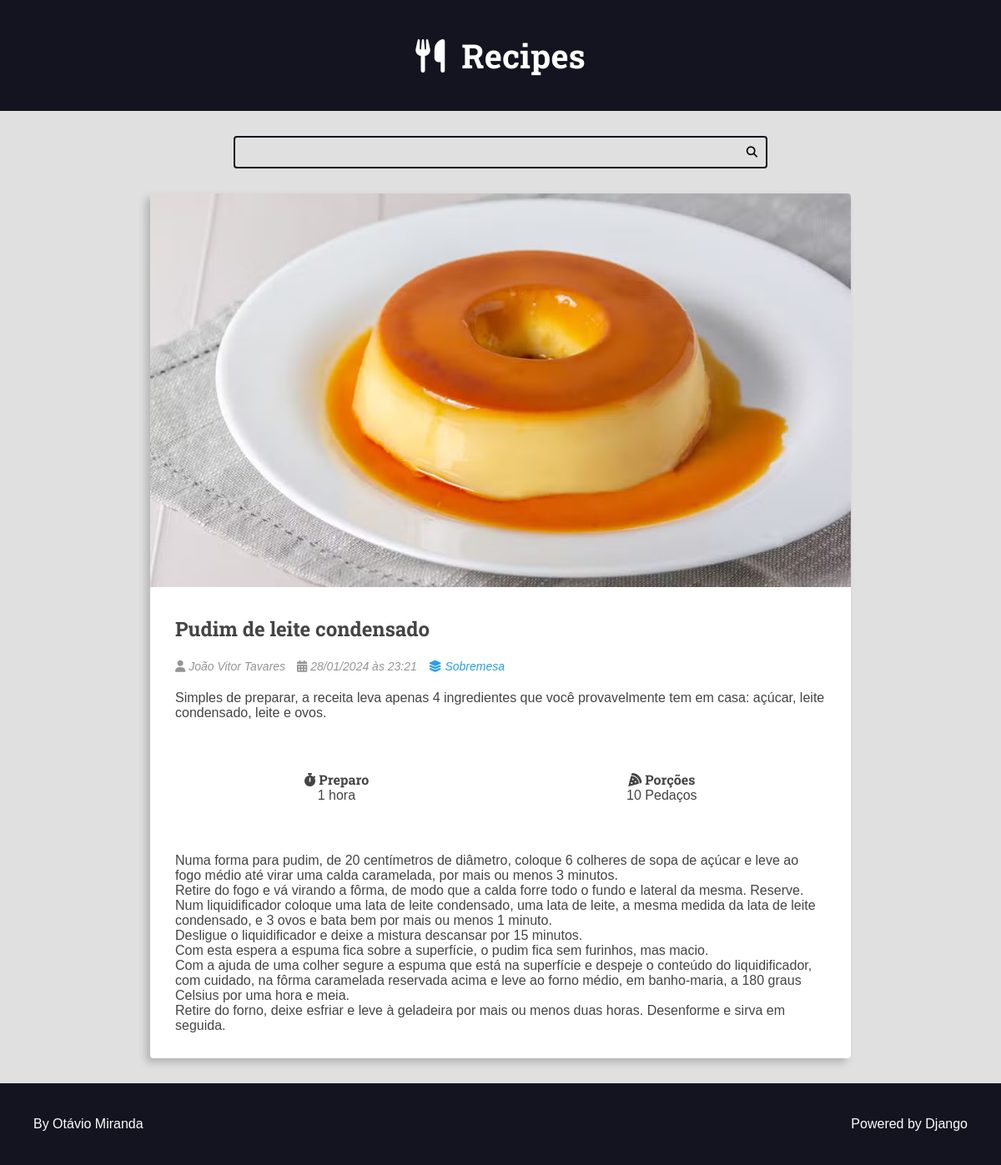
Page /recipes/1/ on the committed database.
### recipes/models.py (models this page shows, shortened)
class Recipe(models.Model):
    title = models.CharField(max_length=65)
    description = models.CharField(max_length=165)
    slug = models.SlugField(unique=True)
    preparation_time = models.IntegerField()
    preparation_time_unit = models.CharField(max_length=65)
    servings = models.IntegerField()
    servings_unit = models.CharField(max_length=65)
    preparation_steps = models.TextField()
    preparation_steps_is_html = models.BooleanField(default=False)
    created_at = models.DateTimeField(auto_now_add=True)
    updated_at = models.DateTimeField(auto_now=True)
    is_published = models.BooleanField(default=False)
    cover = models.ImageField(upload_to='recipes/covers/%Y/%m/%d/', blank=True, default='')
    category = models.ForeignKey(Category, on_delete=models.SET_NULL, null=True, blank=True, default=None)
    author = models.ForeignKey(User, on_delete=models.SET_NULL, null=True)

class Category(models.Model):
    name = models.CharField(max_length=65)

### recipes/views.py (the view)
# urls.py: path('', include('recipes.urls')),
def recipes(request, id):
    recipe = get_object_or_404(Recipe, id=id, is_published=True)
    return render(request, 'recipes/pages/recipe-view.html', context={
        'recipe': recipe,
        'is_datail_page':True,
    })

### recipes/templates/recipes/pages/recipe-view.html (shortened to what this page needs)
{% extends "global/base.html" %}
{% block content %}
<div class="main-content main-content-detail container">
    {% include "recipes/partials/recipe.html" %}
</div>
{% endblock content %}

### recipes/templates/recipes/partials/recipe.html (shortened to what this page needs)
<div class="recipe-list-item">
    <div class="recipe recipe-cover">
        {% if is_datail_page is not True %}
        <a href="{% url "recipes:recipe"  recipe.id %}">
            <img src="{{ recipe.cover.url }}" alt="temporario">
        </a>
        {% else %}
            <img src="{{ recipe.cover.url }}" alt="temporario">
        {% endif %}
        <div class="recipe-title-container">
            <h2 class="recipe-title">
                {% if is_datail_page is not True %}
                <a href="{% url "recipes:recipe"  recipe.id %}">
                    {{ recipe.title }}
                </a>
                {% else %}
                    {{ recipe.title }}
                {% endif %}
            </h2>
        </div>
        <div class="recipe-author">
            <span class="recipe-author-item">
                <i class="fas fa-user"></i>
                {% if recipe.author.first_name %}
                    {{recipe.author.first_name}} {{recipe.author.last_name}}
                {% else %}
                    {{recipe.author.username}}
                {% endif %}
            </span>
            <span class="recipe-author-item">
                <i class="fas fa-calendar-alt"></i>
                {{recipe.created_at|date:"d/m/Y"}} às {{recipe.created_at|date:"H:i"}}
            </span>
            {% if recipe.category is not None %}
            <span class="recipe-author-item">
                <a href="{% url "recipes:category" recipe.category.id %}">
                    <i class="fas fa-layer-group"></i>
                    <span>{{recipe.category.name}}</span>
                </a>
            </span>
            {% endif %}
        </div>
        <div class="recipe-content">
            <p>{{recipe.description}}</p>
        </div>
        <div class="recipe-meta-container">
            <div class="recipe-meta recipe-preparation">
                <h3 class="recipe-meta-title"><i class="fas fa-stopwatch"></i> Preparo</h3>
                <div class="recipe-meta-text">
                    {{recipe.preparation_time}} {{recipe.preparation_time_unit}}
                </div>
            </div>
            <div class="recipe-meta recipe-servings">
                <h3 class="recipe-meta-title"><i class="fas fa-pizza-slice"></i> Porções</h3>
                <div class="recipe-meta-text">
                    {{recipe.servings}} {{recipe.servings_unit}}
                </div>
            </div>
        </div>
        {% if is_datail_page is True %}
            <div class="preparation-steps">
                {% if recipe.preparation_steps_is_html is not True %}
                        {{ recipe.preparation_steps|linebreaksbr }}
                    {% else %}
                        {{ recipe.preparation_steps|safe }}
                {% endif %}
            </div>
        {% endif %}
    </div>
</div>

### recipes/static/recipes/css/styles.css (style rules this page uses)
:root { --color-primary: #269fe6; --color-primary-hover: #2086c2; --color-primary-dark: #13141f; --color-primary-dark-hover: #212336; --color-primary-light: #d4ecfa; --color-primary-light-hover: #bdd8e7; --color-white: #fff; --color-black: #000; --color-dark-text: #444; --color-info-light: #cce5ff; --color-debug-light: #cce5ff; --color-success-light: #d4edda; --color-alert-light: #fff3cd; --color-warning-light: #fff3cd; --color-error-light: #f8d7da; --color-info-dark: #4d86c4; --color-debug-dark: #4d86c4; --color-success-dark: #4a9c5d; --color-alert-dark: #927f40; --color-warning-dark: #927f40; --color-error-dark: #da525d; --color-gray-0: #f9f9f9; --color-gray-1: #e0e0e0; --color-gray-2: #c7c7c7; --color-gray-3: #aeaeae; --color-gray-4: #959595; --color-gray-5: #7d7d7d; --color-gray-6: #646464; --color-gray-7: #4b4b4b; --color-gray-8: #323232; --color-gray-9: #191919; --font-primary: sans-serif; --font-headings: 'Roboto Slab', serif; --spacing-gutter-medium: 3rem; --spacing-gutter-large: 4rem; }
* { padding: 0; margin: 0; box-sizing: border-box; }
html { font-size: 62.5%; }
body { font-size: 1.6rem; font-family: var(--font-primary); background: var(--color-gray-1); color: var(--color-dark-text); }
h1, h2, h3, h4, h5, h6 { font-family: var(--font-headings); }
.container { max-width: 144rem; margin: 0 auto; padding: var(--spacing-gutter-medium); }
.main-content { padding-top: 0; }
.recipe { background: var(--color-white); box-shadow: -5px 5px 10px rgba(0, 0, 0, 0.2); transform: scale(1); transition: all 300ms ease-in-out; border-radius: 0.4rem; overflow: hidden; }
.recipe img { max-width: 100%; }
.recipe-list-item { max-width: 64rem; height: fit-content; }
.recipe-title-container { padding: var(--spacing-gutter-medium); padding-bottom: 2rem; }
.recipe-author { padding: 0 var(--spacing-gutter-medium); }
.recipe-content { padding: var(--spacing-gutter-medium); padding-top: 2rem; }
.recipe-author-item { color: var(--color-gray-4); margin-right: 1rem; font-style: italic; font-size: 1.4rem; }
.recipe-author a { color: var(--color-primary); transition: all 300ms ease-in-out; text-decoration: none; }
.recipe-meta-container { display: flex; flex-flow: row wrap; padding: var(--spacing-gutter-medium); }
.recipe-meta { display: flex; flex-flow: column nowrap; flex-shrink: 1; flex-grow: 1; text-align: center; }
.recipe-meta-title { font-size: 1.6rem; }
.main-content-detail .recipe-list-item { max-width: 84rem; margin: 0 auto; }
.preparation-steps { padding: var(--spacing-gutter-medium); }

### rows in the picture
Recipe: cover (picture), title "Pudim de leite condensado", author.first_name "João Vitor", author.last_name "Tavares", created_at "28/01/2024", created_at "23:21", category.name "Sobremesa", description "Simples de preparar, a receita leva apenas 4 ingredientes que você provavelmente tem em casa: açúcar, leite condensado, leite e ovos.", preparation_time "1", preparation_time_unit "hora", servings "10", servings_unit "Pedaços", preparation_steps "Numa forma para pudim, de 20 centímetros de diâmetro, coloque 6 colheres de sopa de açúcar e leve ao fogo médio até virar uma calda caramelada, por mais ou menos 3 minutos. Retire do fogo e vá virando a fôrma, de modo que a calda forre todo o fundo e lateral da mesma. Reserve. Num liquidificador coloque uma lata de leite condensado, uma lata de leite, a mesma medida da lata de leite condensado, e 3 ovos e bata bem por mais ou menos 1 minuto. Desligue o liquidificador e deixe a mistura descansar por 15 minutos. Com esta espera a espuma fica sobre a superfície, o pudim fica sem furinhos, mas macio. Com a ajuda de uma colher segure a espuma que está na superfície e despeje o conteúdo do…"
